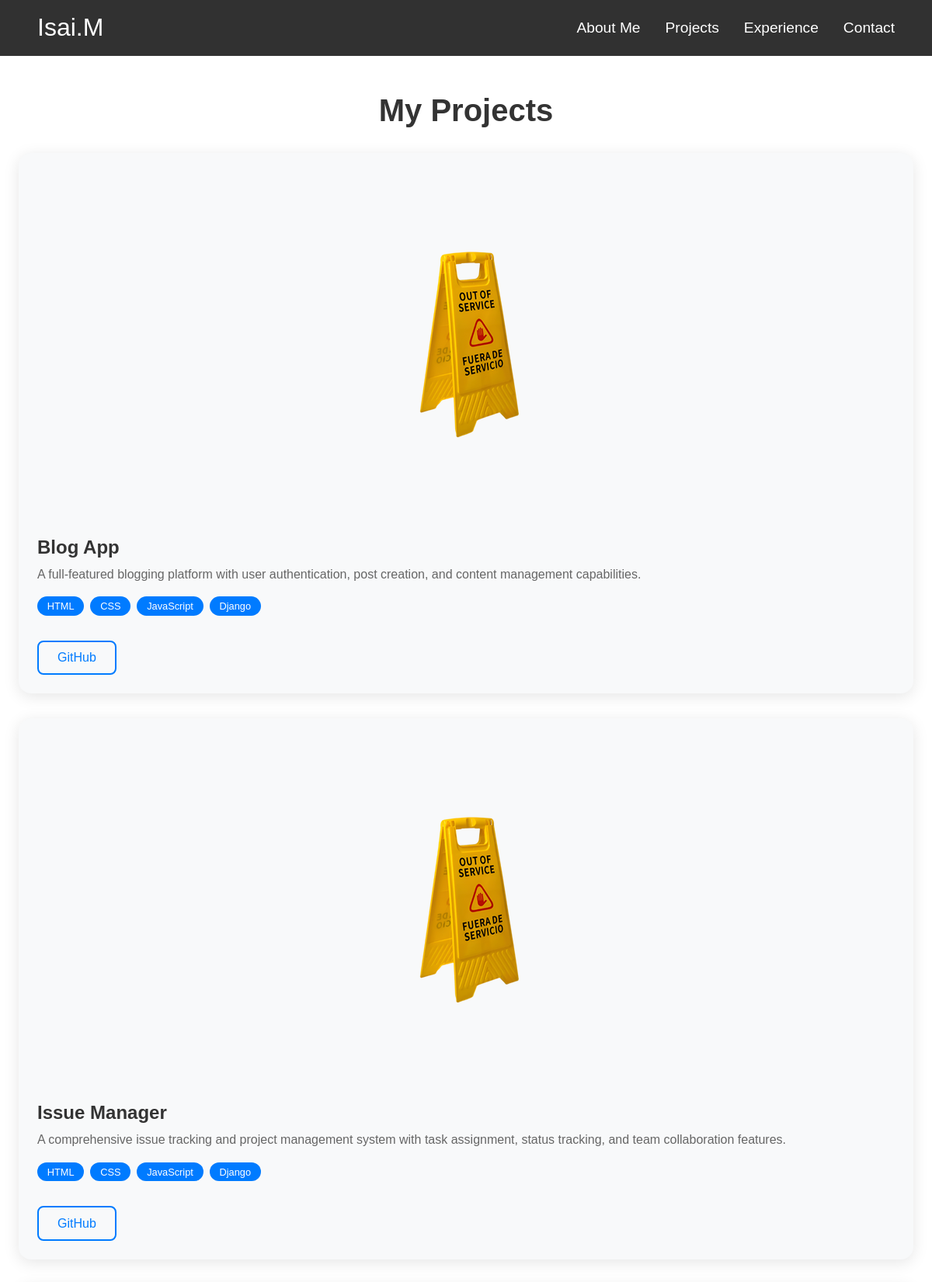
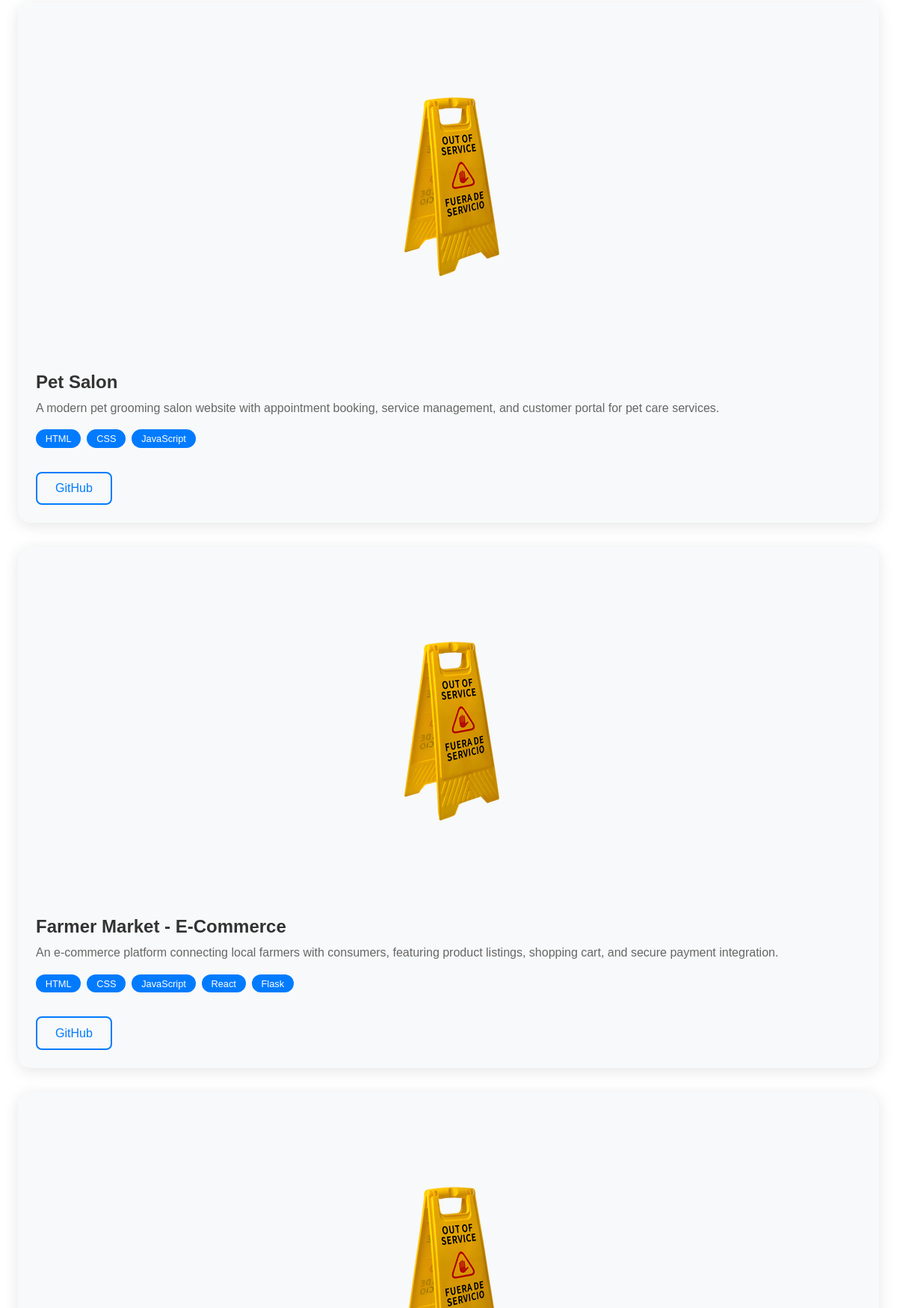
/projects/ (upper part), run on the app's committed database (2 pictures, top to bottom).
### projects/models.py (models this page shows, shortened)
class Project(models.Model):
    name = models.CharField(max_length=100)           #* Name of the project
    description = models.TextField()                  #* Description of the project
    year = models.IntegerField()                      #* Year the project was created
    image = models.ImageField(upload_to='projects/')  #* Image field for project
    repository = models.URLField(blank=True)          #* URL for the project (optional)
    skills = models.ManyToManyField('Skill')          #* Many-to-many relationship with Skill model

class Skill(models.Model):
    name = models.CharField(max_length=100)  #* Name of the skill

### projects/views.py (the view)
# urls.py: path('projects/', projectsPageView, name='project_list'),         #* Projects page URL pattern
def projectsPageView(request):
    projects = models.Project.objects.all()  #* Fetch all projects from the database
    context = {
        'projects': projects,                 #* Context variable to pass projects to the template
    }
    return render(request, 'projects/project_list.html', context)

### templates/projects/project_list.html (shortened to what this page needs)
{% extends "base.html" %}
{% load static %}
{% block content %}
    <div class="projects-section" id="projects">
        <h2>My Projects</h2>
        <div class="projects-container">
            {% for project in projects %}
                <div class="project-item">
                <div class="project-image">
                    <img src="{{ project.image.url }}" alt="{{ project.name }}">
                </div>
                    <div class="project-content">
                        <h3>{{ project.name }}</h3>
                        <p>{{ project.description }}</p>
                        <div class="project-tech">
                            {% for skill in project.skills.all %}
                                <span>{{ skill.name }}</span>
                            {% endfor %}
                        </div>
                        <div class="project-links">
                            {% if project.repository %}
                                <a href="{{ project.repository }}" class="btn-secondary" target="_blank">GitHub</a>
                            {% endif %}
                        </div>
                    </div>
                </div>
            {% endfor %}
        </div>
    </div>
{% endblock content %}

### templates/base.html (shortened to what this page needs)
{% load static %}
<!DOCTYPE html>
<html lang="en">
<head>
    <link rel="stylesheet" href="https://cdnjs.cloudflare.com/ajax/libs/font-awesome/6.7.2/css/all.min.css"/>
    <link rel="stylesheet" href="{% static 'css/style.css' %}">
</head>
<body>
    <div class="navbar">
        <div class="main-nav-section">
            <div class="logo">
                <h2><a href="{% url 'home' %}">Isai.M</a></h2>
            </div>
        </div>
        <ul class="nav-links">
            <a href="{% url 'home'%}">About Me</a>
            <a href="{% url 'project_list'%}">Projects</a>
            <a href="{% url 'experience'%}">Experience</a>
            <a href="{% url 'contact'%}">Contact</a>
        </ul>
    </div>
    {% block content %} {% endblock content %}
</body>
</html>

### static/css/style.css (style rules this page uses)
* { margin: 0; padding: 0; font-family: "Poppins", sans-serif; font-weight: 100; font-style: normal; }
a { text-decoration: none; color: inherit; }
.navbar { background-color: #313131; color: white; padding: 1.3rem 3rem; display: flex; flex-direction: column; align-items: stretch; }
.navbar h2 { font-size: 2rem; font-weight: 800; }
.main-nav-section { display: flex; align-items: center; justify-content: space-between; width: 100%; }
.nav-links { display: none; flex-direction: column; gap: 1rem; margin-top: 1rem; padding-top: 1rem; border-top: 1px solid #555; }
.nav-links a { font-size: 1.1rem; font-weight: 500; color: white; padding: 0.5rem 0; transition: cubic-bezier(0.075, 0.82, 0.165, 1) 0.3s; }
@media (min-width: 1115px) { .navbar { flex-direction: row; justify-content: space-between; align-items: center; max-height: 30px; } }
@media (min-width: 1115px) { .main-nav-section { width: auto; } }
@media (min-width: 1115px) { .nav-links { display: flex; flex-direction: row; gap: 2rem; margin-top: 0; padding-top: 0; border-top: none; } }
@media (min-width: 1115px) { .nav-links a { font-size: 1.2rem; padding: 0; } }
@media (min-width: 1115px) { .projects-container { display: grid; grid-template-columns: repeat(auto-fit, minmax(350px, 1fr)); gap: 2rem; } }
@media (min-width: 1115px) { .project-item { display: flex; flex-direction: column; height: 100%; } }
@media (min-width: 1115px) { .project-content { flex: 1; display: flex; flex-direction: column; } }
@media (min-width: 1115px) { .project-links { margin-top: auto; padding-top: 1rem; } }
.projects-section { padding: 3rem 1.5rem; background-color: white; }
.projects-section h2 { text-align: center; font-size: 2.5rem; font-weight: 600; margin-bottom: 2rem; color: #333; }
.projects-container { display: flex; flex-direction: column; gap: 2rem; max-width: 1200px; margin: 0 auto; }
.project-item { background: #f8f9fa; border-radius: 1rem; padding: 1.5rem; box-shadow: 0 4px 20px rgba(0, 0, 0, 0.1); transition: all 0.3s ease; }
.project-image { text-align: center; margin-bottom: 1rem; }
.project-content h3 { font-size: 1.5rem; font-weight: 600; margin-bottom: 0.5rem; color: #333; }
.project-content p { color: #666; line-height: 1.6; margin-bottom: 1rem; }
.project-tech { display: flex; flex-wrap: wrap; gap: 0.5rem; margin-bottom: 1rem; }
.project-tech span { background: #007bff; color: white; padding: 0.3rem 0.8rem; border-radius: 1rem; font-size: 0.8rem; font-weight: 500; }
.project-links { display: flex; gap: 1rem; flex-wrap: wrap; }
.btn-primary, .btn-secondary { padding: 0.7rem 1.5rem; border-radius: 0.5rem; text-decoration: none; font-weight: 500; transition: all 0.3s ease; display: inline-block; text-align: center; }
.btn-secondary { background: transparent; color: #007bff; border: 2px solid #007bff; }

### data on the page
Project: image (picture), name "Blog App", description "A full-featured blogging platform with user authentication, post creation, and content management capabilities."
Skill: name "HTML"
Skill: name "CSS"
Skill: name "JavaScript"
Skill: name "Django"
Project: image (picture), name "Issue Manager", description "A comprehensive issue tracking and project management system with task assignment, status tracking, and team collaboration features."
Project: image (picture), name "Pet Salon", description "A modern pet grooming salon website with appointment booking, service management, and customer portal for pet care services."
Project: image (picture), name "Farmer Market - E-Commerce", description "An e-commerce platform connecting local farmers with consumers, featuring product listings, shopping cart, and secure payment integration."
Skill: name "React"
Skill: name "Flask"
Project: image (picture)
